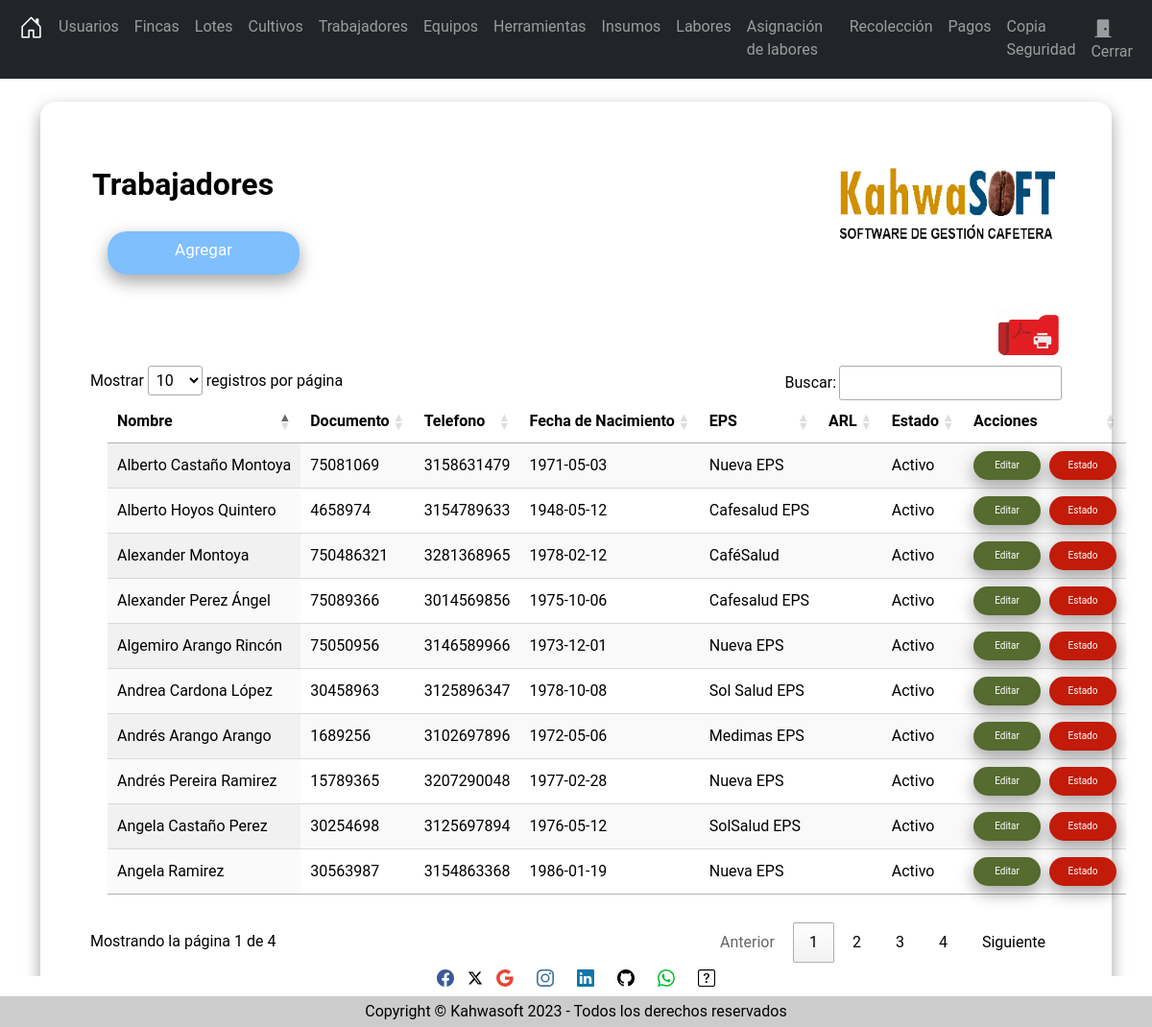
The page /secciones/Empleados/index.php (signed in) on the database its author committed.
### tables this page shows
CREATE TABLE `trabajadores` (
  `Id` int(11) NOT NULL,
  `Documento` int(11) NOT NULL,
  `Nombre` varchar(255) NOT NULL,
  `Telefono` varchar(20) NOT NULL,
  `FechaDeNacimiento` date NOT NULL,
  `Eps` varchar(255) NOT NULL,
  `Arl` varchar(255) NOT NULL,
  `Estado` tinyint(1) NOT NULL
);

### secciones/Empleados/index.php (the view, shortened to what this page needs)
<?php
include("../../bd.php");
$sentencia = $conexion->prepare("SELECT * FROM `trabajadores`");
$sentencia->execute();
$empleados = $sentencia->fetchall(PDO::FETCH_ASSOC);
?>
<?php include("../../templates/header.php"); ?>
<br />
<div class="card">
    <div class="content">
        <div class="title">
            <h2 id="Titulo"><strong>Trabajadores</strong><img src="../../Img/Logo.png" width="230" height="80" align="right"></h2>
        </div>
        <div class="card-body">
            <a name="" id="btncrear" class="btn" title="Agregar" href="crear.php" role="button">Agregar</a>
            <div class="table-responsive-sm">
                <table id="tabla_id" class="display nowrap" style="width:100%">
                    <thead>
                        <tr>
                            <th scope="col">Nombre</th>
                            <th scope="col">Documento</th>
                            <th scope="col">Telefono</th>
                            <th scope="col">Fecha de Nacimiento</th>
                            <th scope="col">EPS</th>
                            <th scope="col">ARL</th>
                            <th scope="col">Estado</th>
                            <th scope="col">Acciones</th>
                        </tr>
                    </thead>
                    <div> <a href="../../secciones/Empleados/reportePDF.php"><img src="../../Img/ImpresoraPDF.png" width="70" height="60" align="right" title="Exportar a PDF" href=""></a>
                    </div>
                    <tbody>
                        <?php foreach ($empleados as $empleado) { ?>
                            <tr class="">
                                <td><?php echo $empleado['Nombre']; ?></td>
                                <td><?php echo $empleado['Documento']; ?></td>
                                <td><?php echo $empleado['Telefono']; ?></td>
                                <td><?php echo $empleado['FechaDeNacimiento']; ?></td>
                                <td><?php echo $empleado['Eps']; ?></td>
                                <td><?php echo $empleado['Arl']; ?></td>
                                <?php if ($empleado['Estado'] == 1) { ?>
                                    <td>Activo</td>
                                <?php } ?>
                                <td> <a id="editar" class="btn" title="Editar" href="editar.php?txtID=<?php echo $empleado['Id']; ?>" role="button">Editar</a>
                                    <a id="borrar" class="btn" title="Estado" href="javascript:borrar(<?php echo $empleado['Id']; ?>);" role="button">Estado</a>
                                </td>
                            </tr>
                        <?php } ?>
                    </tbody>
                </table>
            </div>
        </div>
    </div>
</div>
<?php include("../../templates/footer.php"); ?>
<?php include("../../templates/socfooter.php"); ?>

### templates/header.php (shortened to what this page needs)
<?php
    $urlBase ="http://localhost:80/kahwa/";
?>
<!doctype html>
<html lang="en">
<head>
    <link href="https://cdn.jsdelivr.net/npm/bootstrap@5.2.1/dist/css/bootstrap.min.css" rel="stylesheet"
>
    <link rel="stylesheet" href="http://localhost/kahwa/Css/Styles.css" />
    <link rel="stylesheet" type="text/css" href="https://cdn.datatables.net/1.13.2/css/jquery.dataTables.css">
</head>
<body>
    <header>
        <nav class="navbar navbar-expand-lg navbar-dark bg-dark">
            <div class="container-fluid">
                <div class="collapse navbar-collapse" id="navbarNav">
                    <ul class="navbar-nav">
                        <li>
                            <a class="nav-link active" title="Inicio" href="<?php echo $urlBase?>" aria-current="page"></a>
                        </li>
                        <li>
                            <a class="nav-link" title="Usuarios" href="<?php echo $urlBase;?>secciones/Usuarios">Usuarios</a>
                        </li>
                        <li>
                            <a class="nav-link" title="Fincas" href="<?php echo $urlBase;?>secciones/Finca">Fincas</a>
                        </li>
                        <li>
                            <a class="nav-link" title="Lotes" href="<?php echo $urlBase;?>secciones/Lote">Lotes</a>
                        </li>
                        <li>
                            <a class="nav-link" title="Cultivos" href="<?php echo $urlBase;?>secciones/Cultivo">Cultivos</a>
                        </li>
                        <li>
                            <a class="nav-link" title="Trabajadores" href="<?php echo $urlBase;?>secciones/Empleados">Trabajadores</a>
                        </li>
                        <li>
                            <a class="nav-link" title="Equipos" href="<?php echo $urlBase;?>secciones/Equipo">Equipos</a>
                        </li>
                        <li>
                            <a class="nav-link" title="Herramientas" href="<?php echo $urlBase;?>secciones/Herramientas">Herramientas</a>
                        </li>
                        <li>
                            <a class="nav-link" title="Insumos" href="<?php echo $urlBase;?>secciones/Inventario">Insumos</a>
                        </li>
                        <li>
                            <a class="nav-link" title="Labores" href="<?php echo $urlBase;?>secciones/Labor">Labores</a>
                        </li>
                        <li>
                            <a class="nav-link" title="Asignación Labores" href="<?php echo $urlBase;?>secciones/PlantillaDeTareas">Asignación de labores</a>
                        </li>
                        <li>
                            <a class="nav-link" title="Recolección" href="<?php echo $urlBase;?>secciones/PlantillaDeRecoleccion">Recolección</a>
                        </li>
                        <li>
                            <a class="nav-link" title="Pagos" href="<?php echo $urlBase;?>secciones/PlantillaDePago">Pagos</a>
                        </li>
                        <li>
                        <li>
                            <a class="nav-link" title="Copia Seguridad" href="<?php echo $urlBase;?>secciones/Copia">Copia Seguridad</a>
                        </li>
                        <li>
                            <a class="nav-link" title="Cerrar Sesión" href="<?php echo $urlBase;?>cerrar.php"><svg xmlns="http://www.w3.org/2000/svg" width="20" height="20" fill="currentColor" style="margin:3px" class="bi bi-door-closed-fill" viewBox="0 0 16 16">
                                <path d="M12 1a1 1 0 0 1 1 1v13h1.5a.5.5 0 0 1 0 1h-13a.5.5 0 0 1 0-1H3V2a1 1 0 0 1 1-1h8zm-2 9a1 1 0 1 0 0-2 1 1 0 0 0 0 2z"/>
                            </svg>Cerrar</a>
                        </li>
                    </ul>
                </div>
            </div>
        </nav>
    </header>
        <main class="container">

### templates/footer.php (shortened to what this page needs)
<link rel="stylesheet" href="http://localhost/kahwa/Css/Styles.css" />
<link rel="stylesheet" href="https://cdn.datatables.net/1.13.5/css/jquery.dataTables.min.css">
<link rel="stylesheet" href="https://cdn.datatables.net/responsive/2.5.0/css/responsive.dataTables.min.css">

### templates/socfooter.php (shortened to what this page needs)
<footer class="text-left text-black fixed-bottom">
    <section class="mb-10 text-center">
      <a href="https://es-la.facebook.com/" title="Sígannos en Facebook"></a>
      <a href="https://twitter.com/i/flow/login" title="Sígannos en Twitter"></a>
      <a href="https://www.google.com" title="Contactenos vía correo Google"></a>
      <a href="https://www.instagram.com/" title="Sígannos en Instagram"></a>
      <a href="https://www.linkedin.com/" title="Sígannos en Linkedin"></a>
      <a href="https://github.com/" title="Sígannos en Gibhub"></a>
      <a href="https://wa.me/" title="Contacto vía Whatsapp"></a>
      <a href="/../kahwa/secciones/Ayuda/index.php" title="Página de Ayuda"></a>
    </section>
  <div class="text-center p-1" style="background-color: rgba(0, 0, 0, 0.2)">
    <h11>Copyright © Kahwasoft 2023 - Todos los derechos reservados</h11>
  </div>
</footer>

### Css/Styles.css (style rules this page uses)
body { margin-bottom: 60px; margin: 0; padding: 0; background-image: url(../Img/Fondo.png); background-repeat: no-repeat; background-attachment: fixed; background-size: 100% 100%; font-family: "Roboto", "sans-serif"; height: 100vh; }
.card { width: 100%; max-width: 400%; color: #000000; padding: 50px 35px; border: 1px solid rgba(255, 255, 255, 0.7); background: rgba(255, 255, 255, 0.7); border-radius: 16px; box-shadow: 0 8px 16px 0 rgba(0, 0, 0, 0.2), 0 6px 20px 0 rgba(0, 0, 0, 0.19); }
#btncrear { margin-top: 30px; background: rgba(0, 128, 255, 0.5); border-radius: 20px; box-shadow: 5px 5px #b2babb; color: white; width: 200px; height: 45px; font-size: 17px; margin-top: 5px; margin-right: 5px; margin-bottom: 35px; margin-left: 18px; box-shadow: 0 8px 16px 0 rgba(0, 0, 0, 0.2), 0 6px 20px 0 rgba(0, 0, 0, 0.19); }
#Titulo { margin-top: 16px; margin-right: 20px; margin-bottom: 9px; margin-left: 18px; font-family: "Roboto", sans-serif; }
#editar { background: rgb(85, 107, 47); border-radius: 20px; box-shadow: 0 8px 16px 0 rgba(0, 0, 0, 0.2), 0 6px 20px 0 rgba(0, 0, 0, 0.19); color: white; width: 70px; height: 30px; font-size: 10px; margin-right: 5px; }
#borrar { background: #c21b09; border-radius: 20px; box-shadow: 0 8px 16px 0 rgba(0, 0, 0, 0.2), 0 6px 20px 0 rgba(0, 0, 0, 0.19); color: white; width: 70px; height: 30px; font-size: 10px; }
#tabla_id { margin-top: 16px; margin-right: 20px; margin-bottom: 25px; margin-left: 18px; }

### rows shown on the page
trabajadores: Nombre "Andrés Arango Arango", Documento "1689256", Telefono "3102697896", FechaDeNacimiento "1972-05-06", Eps "Medimas EPS", Estado "Activo"
trabajadores: Nombre "Andrés Pereira Ramirez", Documento "15789365", Telefono "3207290048", FechaDeNacimiento "1977-02-28", Eps "Nueva EPS", Estado "Activo"
trabajadores: Nombre "Angela Ramirez", Documento "30563987", Telefono "3154863368", FechaDeNacimiento "1986-01-19", Eps "Nueva EPS", Estado "Activo"
trabajadores: Nombre "Alexander Perez Ángel", Documento "75089366", Telefono "3014569856", FechaDeNacimiento "1975-10-06", Eps "Cafesalud EPS", Estado "Activo"
trabajadores: Nombre "Angela Castaño Perez", Documento "30254698", Telefono "3125697894", FechaDeNacimiento "1976-05-12", Eps "SolSalud EPS", Estado "Activo"
trabajadores: Nombre "Algemiro Arango Rincón", Documento "75050956", Telefono "3146589966", FechaDeNacimiento "1973-12-01", Eps "Nueva EPS", Estado "Activo"
trabajadores: Nombre "Alberto Hoyos Quintero", Documento "4658974", Telefono "3154789633", FechaDeNacimiento "1948-05-12", Eps "Cafesalud EPS", Estado "Activo"
trabajadores: Nombre "Andrea Cardona López", Documento "30458963", Telefono "3125896347", FechaDeNacimiento "1978-10-08", Eps "Sol Salud EPS", Estado "Activo"
trabajadores: Nombre "Alberto Castaño Montoya", Documento "75081069", Telefono "3158631479", FechaDeNacimiento "1971-05-03", Eps "Nueva EPS", Estado "Activo"
trabajadores: Nombre "Alexander Montoya", Documento "750486321", Telefono "3281368965", FechaDeNacimiento "1978-02-12", Eps "CaféSalud", Estado "Activo"
